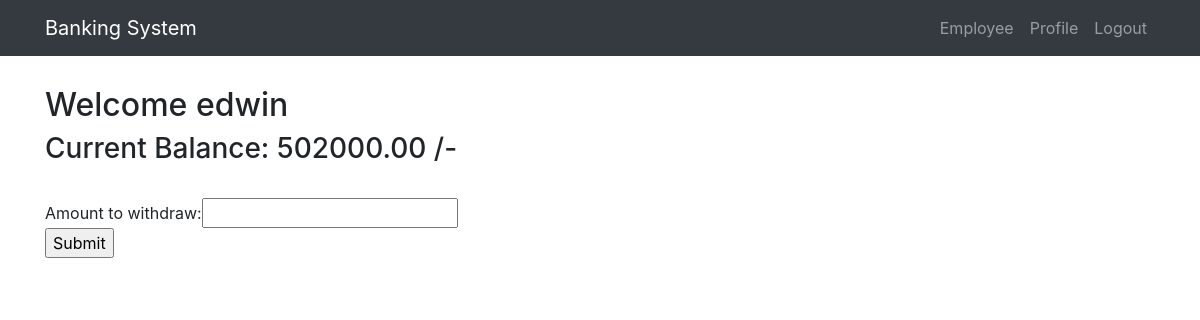
The app's page /withdraw/ (signed in), older data.
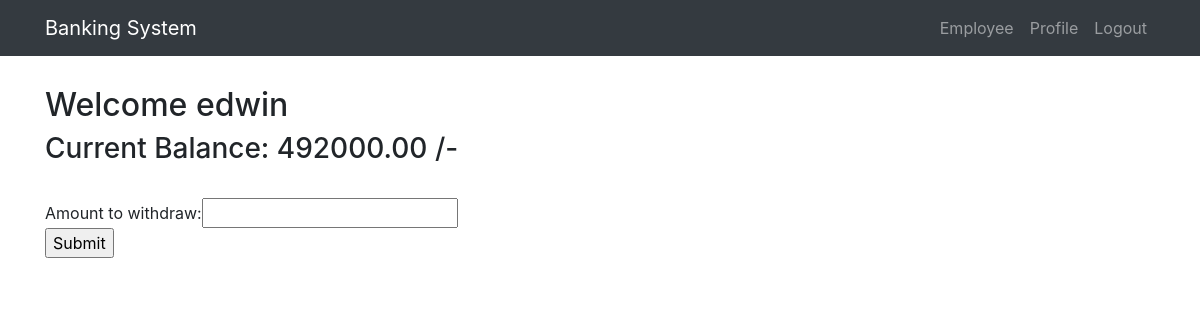
The same page, newer data.
### customer/models.py (models this page shows, shortened)
class Customer(models.Model):
    user=models.OneToOneField(User, on_delete=models.CASCADE)
    name=models.CharField(max_length=200,null=True)
    age=models.IntegerField(null=True)
    phone=models.IntegerField(null=True)
    street=models.CharField(max_length=200,null=True)
    city=models.CharField(max_length=200,null=True)
    state=models.CharField(max_length=50,null=True)
    country=models.CharField(max_length=50, default="India")
    pin_code=models.IntegerField(null=True)
    balance=models.DecimalField(max_digits=10,decimal_places=2,verbose_name="Balance")
    account_no=models.CharField(max_length=200,editable=False)

### customer/views.py (the view)
# urls.py: url(r'^withdraw/',views.withdraw, name='withdraw'),
@login_required
def withdraw(request):
    user=Customer.objects.filter(user=request.user)
    context={
        "set":user
    }
    return render(request, 'withdraw.html', context)

### customer/templates/withdraw.html (shortened to what this page needs)
{% extends 'base.html' %}
{% block content %}
<h2>Welcome {{ user.username }}</h2>
    {% for user in set %}
    <h3>Current Balance: {{ user.balance }} /-</h3><br>
{% endfor %}
<form method="post" action="{% url "customer:amount" %}">
Amount to withdraw:<input type="number" name="withdraw" id="withdraw"/><br>
<input type="submit" value="Submit"/>
</form>
{% endblock %}

Row changes from the older to the newer data that the page shows:
changed Customer: balance "502000.00" → "492000.00"
